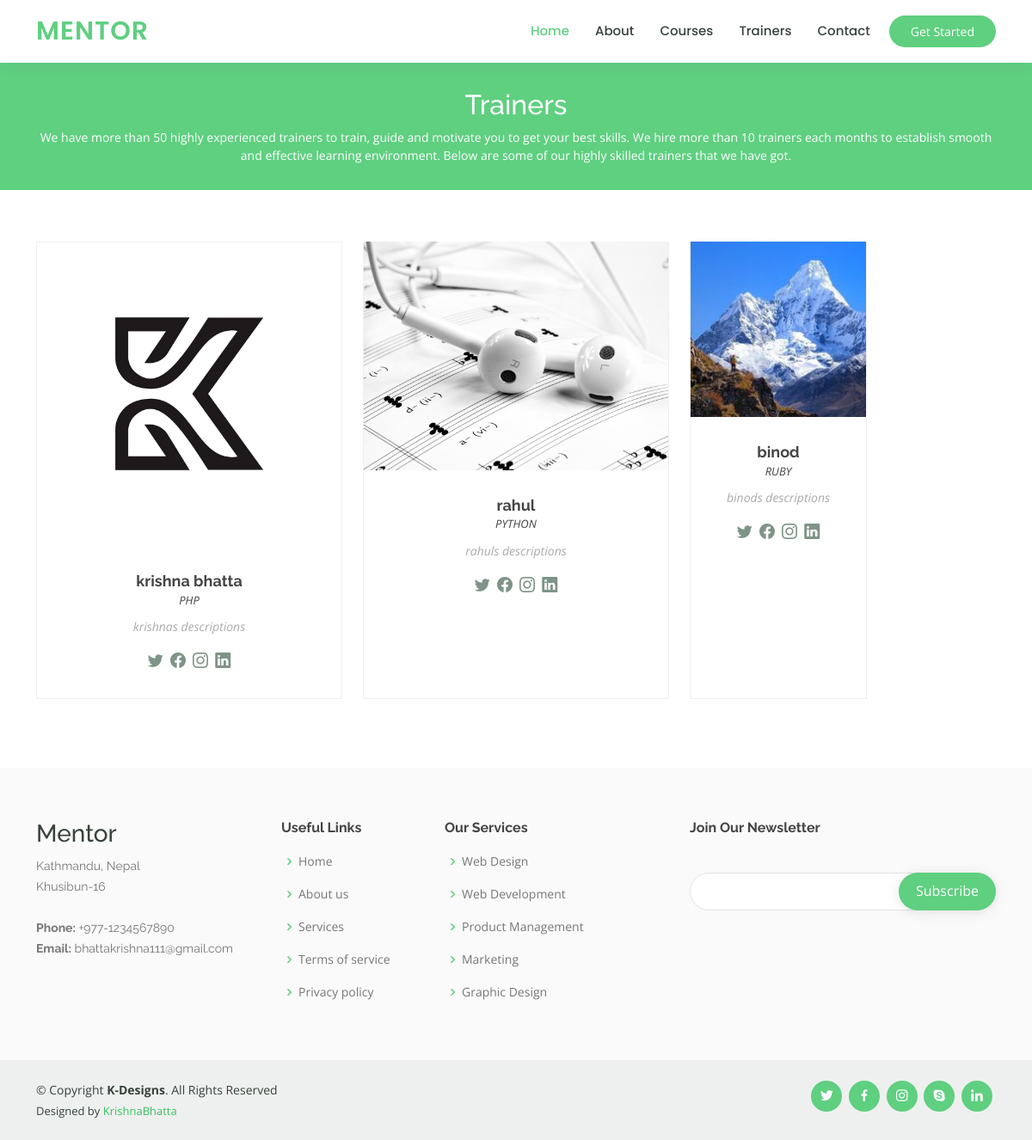
Screenshot of /trainers_menu.php with the database file from the repository.
### tables this page shows
CREATE TABLE `trainers` (
  `id` int(11) NOT NULL,
  `name` varchar(200) NOT NULL,
  `about_trainer` text NOT NULL,
  `course_id` int(11) NOT NULL,
  `trainer_image` varchar(200) NOT NULL,
  `domain` varchar(100) NOT NULL
);

### admin/DB.php (called while the page is built, shortened)
<?php
class DB{
    private $username;
    private $password;
    private $databasename;
    private $server;
    private $connection;
    function __construct(){
        $this->username ='root';
        $this->password = '';
        $this->databasename ='coding_master';
        $this->server ='localhost';
    }
    function connect (){
        $this->connection = mysqli_connect($this->server,$this->username,$this->password,$this->databasename);
    }
    function get_trainer(){
        $sql= "SELECT * FROM trainers";
        $result = mysqli_query($this->connection, $sql);
        if($result == true){
            $data=[];
            while($row = mysqli_fetch_assoc($result)){
                $data[] = $row;
            }
        }
        return $data;
    }
}
$db_object = new DB();
?>

### trainers_menu.php (the view, shortened to what this page needs)
<?php
require('header.php');
require("admin/DB.php");
$data = $db_object->get_trainer();
?>
<main id="main" data-aos="fade-in">
  <div class="breadcrumbs">
    <div class="container">
      <h2>Trainers</h2>
      <p>We have more than 50 highly experienced trainers to train, guide and motivate you to get your best skills. We hire more than 10 trainers each months to establish smooth and effective learning environment. Below are some of our highly skilled trainers that we have got.</p>
    </div>
  </div>
  <section id="trainers" class="trainers">
    <div class="container" data-aos="fade-up">
      <div class="row" data-aos="zoom-in" data-aos-delay="100">
        <?php foreach ($data as $one) { ?>
          <div class="col-lg-4 col-md-6 d-flex align-items-stretch">
            <div class="member">
              <img src="admin/images/<?= $one['trainer_image'] ?>" class="img-fluid" alt="" width=100%>
              <div class="member-content">
                <h4><?= $one['name'] ?></h4>
                <span><?= strtoupper($one['domain']) ?></span>
                <p>
                  <?= $one['about_trainer'] ?>
                </p>
                <div class="social">
                  <a href=""><i class="bi bi-twitter"></i></a>
                  <a href=""><i class="bi bi-facebook"></i></a>
                  <a href=""><i class="bi bi-instagram"></i></a>
                  <a href=""><i class="bi bi-linkedin"></i></a>
                </div>
              </div>
            </div>
          </div>
        <?php } ?>
      </div>
    </div>
  </section>
</main>
<footer id="footer">
  <div class="footer-top">
    <div class="container">
      <div class="row">
        <div class="col-lg-3 col-md-6 footer-contact">
          <h3>Mentor</h3>
          <p>
            Kathmandu, Nepal <br>
            Khusibun-16<br>
            <br>
            <strong>Phone:</strong> +977-1234567890<br>
            <strong>Email:</strong> bhattakrishna111@gmail.com<br>
          </p>
        </div>
        <div class="col-lg-2 col-md-6 footer-links">
          <h4>Useful Links</h4>
          <ul>
            <li><i class="bx bx-chevron-right"></i> <a href="index.php">Home</a></li>
            <li><i class="bx bx-chevron-right"></i> <a href="about_menu.php">About us</a></li>
            <li><i class="bx bx-chevron-right"></i> <a href="courses_menu.php">Services</a></li>
            <li><i class="bx bx-chevron-right"></i> <a href="#">Terms of service</a></li>
            <li><i class="bx bx-chevron-right"></i> <a href="#">Privacy policy</a></li>
          </ul>
        </div>
        <div class="col-lg-3 col-md-6 footer-links">
          <h4>Our Services</h4>
          <ul>
            <li><i class="bx bx-chevron-right"></i> <a href="#">Web Design</a></li>
            <li><i class="bx bx-chevron-right"></i> <a href="#">Web Development</a></li>
            <li><i class="bx bx-chevron-right"></i> <a href="#">Product Management</a></li>
            <li><i class="bx bx-chevron-right"></i> <a href="#">Marketing</a></li>
            <li><i class="bx bx-chevron-right"></i> <a href="#">Graphic Design</a></li>
          </ul>
        </div>
        <div class="col-lg-4 col-md-6 footer-newsletter">
          <h4>Join Our Newsletter</h4>
          <form action="" method="post">
            <input type="email" name="email"><input type="submit" value="Subscribe">
          </form>
        </div>
      </div>
    </div>
  </div>
  <div class="container d-md-flex py-4">
    <div class="me-md-auto text-center text-md-start">
      <div class="copyright">
        &copy; Copyright <strong><span>K-Designs</span></strong>. All Rights Reserved
      </div>
      <div class="credits">
        Designed by <a href="https://github.com/krishnabhatta01">KrishnaBhatta</a>
      </div>
    </div>
    <div class="social-links text-center text-md-right pt-3 pt-md-0">
      <a href="#" class="twitter"><i class="bx bxl-twitter"></i></a>
      <a href="https://www.facebook.com/krishna.bhatta.9041083/" class="facebook"><i class="bx bxl-facebook"></i></a>
      <a href="#" class="instagram"><i class="bx bxl-instagram"></i></a>
      <a href="#" class="google-plus"><i class="bx bxl-skype"></i></a>
      <a href="#" class="linkedin"><i class="bx bxl-linkedin"></i></a>
    </div>
  </div>
</footer>

### header.php (shortened to what this page needs)
<!DOCTYPE html>
<html lang="en">
<head>
    <link href="assets/vendor/animate.css/animate.min.css" rel="stylesheet">
    <link href="assets/vendor/aos/aos.css" rel="stylesheet">
    <link href="assets/vendor/bootstrap/css/bootstrap.min.css" rel="stylesheet">
    <link href="assets/vendor/bootstrap-icons/bootstrap-icons.css" rel="stylesheet">
    <link href="assets/vendor/boxicons/css/boxicons.min.css" rel="stylesheet">
    <link href="assets/vendor/remixicon/remixicon.css" rel="stylesheet">
    <link href="assets/vendor/swiper/swiper-bundle.min.css" rel="stylesheet">
    <link href="assets/css/style.css" rel="stylesheet">
</head>
<body>
    <header id="header" class="fixed-top">
        <div class="container d-flex align-items-center">
            <h1 class="logo me-auto"><a href="index.html">Mentor</a></h1>
            <nav id="navbar" class="navbar order-last order-lg-0">
                <ul>
                    <li><a class="active" href="index.php">Home</a></li>
                    <li><a href="about_menu.php">About</a></li>
                    <li><a href="courses_menu.php">Courses</a></li>
                    <li><a href="trainers_menu.php">Trainers</a></li>
                    <li><a href="contact_menu.php">Contact</a></li>
                </ul>
            </nav>
            <a href="courses_menu.php" class="get-started-btn">Get Started</a>
        </div>
    </header>
    <main id="main">

### assets/css/style.css (style rules this page uses)
body { font-family: "Open Sans", sans-serif; color: #444444; }
a { color: #5fcf80; text-decoration: none; }
h1, h2, h3, h4, h5, h6 { font-family: "Raleway", sans-serif; }
#header { background: #fff; transition: all 0.5s; z-index: 997; padding: 15px 0; box-shadow: 0px 0 18px rgba(55, 66, 59, 0.08); }
#header .logo { font-size: 30px; margin: 0; padding: 0; line-height: 1; font-weight: 600; letter-spacing: 1px; text-transform: uppercase; font-family: "Poppins", sans-serif; }
#header .logo a { color: #5fcf80; }
.get-started-btn { margin-left: 22px; background: #5fcf80; color: #fff; border-radius: 50px; padding: 8px 25px; white-space: nowrap; transition: 0.3s; font-size: 14px; display: inline-block; }
.navbar { padding: 0; }
.navbar ul { margin: 0; padding: 0; display: flex; list-style: none; align-items: center; }
.navbar li { position: relative; }
.navbar a, .navbar a:focus { display: flex; align-items: center; justify-content: space-between; padding: 10px 0 10px 30px; font-family: "Poppins", sans-serif; font-size: 15px; font-weight: 500; color: #37423b; white-space: nowrap; transition: 0.3s; }
.navbar a:hover, .navbar .active, .navbar .active:focus, .navbar li:hover > a { color: #5fcf80; }
section { padding: 60px 0; overflow: hidden; }
.breadcrumbs { margin-top: 73px; text-align: center; background: #5fcf80; padding: 30px 0; color: #fff; }
.breadcrumbs h2 { font-size: 32px; font-weight: 500; }
.breadcrumbs p { font-size: 14px; margin-bottom: 0; }
.trainers .member { text-align: center; margin-bottom: 20px; background: #fff; border: 1px solid #eef0ef; }
.trainers .member img { margin: -1px -1px 30px -1px; }
.trainers .member .member-content { padding: 0 20px 30px 20px; }
.trainers .member h4 { font-weight: 700; margin-bottom: 2px; font-size: 18px; }
.trainers .member span { font-style: italic; display: block; font-size: 13px; }
.trainers .member p { padding-top: 10px; font-size: 14px; font-style: italic; color: #aaaaaa; }
.trainers .member .social { margin-top: 15px; }
.trainers .member .social a { color: #7e9486; transition: 0.3s; }
.trainers .member .social i { font-size: 18px; margin: 0 2px; }
#footer { color: #37423b; font-size: 14px; background: #eef0ef; }
#footer .footer-top { padding: 60px 0 30px 0; background: #f9faf9; }
#footer .footer-top .footer-contact { margin-bottom: 30px; }
#footer .footer-top .footer-contact p { font-size: 14px; line-height: 24px; margin-bottom: 0; font-family: "Raleway", sans-serif; color: #777777; }
#footer .footer-top h4 { font-size: 16px; font-weight: bold; color: #444444; position: relative; padding-bottom: 12px; }
#footer .footer-top .footer-links { margin-bottom: 30px; }
#footer .footer-top .footer-links ul { list-style: none; padding: 0; margin: 0; }
#footer .footer-top .footer-links ul i { padding-right: 2px; color: #5fcf80; font-size: 18px; line-height: 1; }
#footer .footer-top .footer-links ul li { padding: 10px 0; display: flex; align-items: center; }
#footer .footer-top .footer-links ul li:first-child { padding-top: 0; }
#footer .footer-top .footer-links ul a { color: #777777; transition: 0.3s; display: inline-block; line-height: 1; }
#footer .footer-newsletter { font-size: 15px; }
#footer .footer-newsletter h4 { font-size: 16px; font-weight: bold; color: #444444; position: relative; padding-bottom: 12px; }
#footer .footer-newsletter form { margin-top: 30px; background: #fff; padding: 6px 10px; position: relative; border-radius: 50px; text-align: left; border: 1px solid #e0e5e2; }
#footer .footer-newsletter form input[type=email] { border: 0; padding: 4px 8px; width: calc(100% - 100px); }
#footer .footer-newsletter form input[type=submit] { position: absolute; top: -1px; right: -1px; bottom: -1px; border: 0; background: none; font-size: 16px; padding: 0 20px 2px 20px; background: #5fcf80; color: #fff; transition: 0.3s; border-radius: 50px; box-shadow: 0px 2px 15px rgba(0, 0, 0, 0.1); }
#footer .credits { padding-top: 5px; font-size: 13px; }
#footer .credits a { color: #3ac162; transition: 0.3s; }
#footer .social-links a { font-size: 18px; display: inline-block; background: #5fcf80; color: #fff; line-height: 1; padding: 8px 0; margin-right: 4px; border-radius: 50%; text-align: center; width: 36px; height: 36px; transition: 0.3s; }

### rows the page displays
trainers: trainer_image (picture), name "krishna bhatta", domain "PHP", about_trainer "krishnas descriptions"
trainers: trainer_image (picture), name "rahul", domain "PYTHON", about_trainer "rahuls descriptions"
trainers: trainer_image (picture), name "binod", domain "RUBY", about_trainer "binods descriptions"
